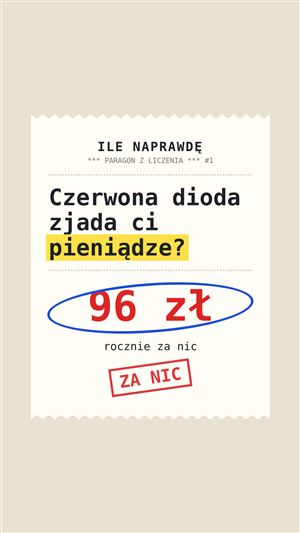
#> input picture img/filmy/1.jpg, 300 x 533 px
$ python -i miniatury.py   (imports and definitions only)
#> lines starting #> are read from the running program, lines starting #| are printed output that depends on the picture; after the words box and inside, x2 and y2 are one past the last pixel; in counts of white or black regions, pixels touching at a corner belong together
#!/usr/bin/env python
"""Ile Naprawdę – miniaturki odcinków na stronie (N178, poprawione w N179).
Z pierwszej klatki odcinka (okładka 1080×1920) wycina sam paragon i kadruje go od góry do linii TUŻ POD podpisem
pod kwotą (pieczątka nie wchodzi do kadru), zaokrągla rogi, dodaje lekki cień. Wszystkie miniatury mają ten sam rozmiar.
Wynik: img/filmy/mini/N.webp + N.png (przezroczyste tło).

Źródło klatki (pierwsze znalezione, preferowana większa rozdzielczość):
  1. ../../filmy/odcNN_*/okladka_*.png lub .../auto/okladka.png  (pełna rozdzielczość, jeśli folder filmów jest dostępny),
  2. img/filmy/N.jpg  (okładka na stronie; nigdy nie jest podmieniana).
Źródło nie jest powiększane ponad swój rozmiar.

Użycie: python miniatury.py            (tylko brakujące / starsze niż źródło / starsze niż ten skrypt)
        python miniatury.py --wszystkie
        python miniatury.py --arkusz plik.png   (dodatkowo zestawienie wszystkich miniatur na ciemnym tle)"""
import os, sys, re, glob
from PIL import Image, ImageDraw, ImageFilter, ImageChops

KOR = os.path.dirname(os.path.abspath(__file__))
SRC = os.path.join(KOR, 'img', 'filmy')
OUT = os.path.join(SRC, 'mini')
FILMY = os.path.normpath(os.path.join(KOR, '..', '..', 'filmy'))
W = 480            # szerokość kadru paragonu w pliku (2x dla ~240 px CSS)
H = 480            # wysokość kadru (jednolita dla wszystkich): kwadrat
CIEN = 14          # margines na cień
PAD = 8            # tnie TUŻ pod podpisem (px w skali 1080); dalej dopełniamy papierem, żeby pieczątka nie weszła
MARG = 34          # kremowy margines dopełniony z boków i od dołu (px w skali 1080)
SKRAJ = 0.012      # odcięcie poszarpanej krawędzi papieru (ułamek szerokości)

def prog(kanal, test):
    return kanal.point(lambda v: 255 if test(v) else 0)

def maska(im, tr, tg, tb):
    r, g, b = im.split()
    return ImageChops.multiply(ImageChops.multiply(prog(r, tr), prog(g, tg)), prog(b, tb))

def profil(m, box, os_):
    """Średnia maski (0–255) wzdłuż osi: 'x' → wartość na kolumnę, 'y' → wartość na wiersz (w obrębie box)."""
    c = m.crop(box)
    if os_ == 'x':
        return list(c.resize((c.width, 1), Image.BOX).getdata())
    return list(c.resize((1, c.height), Image.BOX).getdata())

def papier(im):
    """Kremowy papier: prawie biały (blat jest beżowy ~232,225,209, cień ciemniejszy). Krawędzie z profili kolumn/wierszy."""
    w, h = im.size
    m = maska(im, lambda v: v >= 244, lambda v: v >= 242, lambda v: v >= 228)
    kol = profil(m, (0, 0, w, h), 'x')
    mx = max(kol)
    if mx < 60:
        return None
    kx = [x for x, f in enumerate(kol) if f > 0.5 * mx]
    x0, x1 = min(kx), max(kx) + 1
    wie = profil(m, (x0, 0, x1, h), 'y')
    my = max(wie)
    ky = [y for y, f in enumerate(wie) if f > 0.5 * my]
    y0, y1 = min(ky), max(ky) + 1
    if (x1 - x0) < w * 0.5 or (y1 - y0) < h * 0.3:
        return None
    return x0, y0, x1, y1

def niebieski(im):
    return maska(im, lambda v: v < 100, lambda v: v < 140, lambda v: v > 140)

# [150 lines left out: functions dol_kadru, zakres_elipsy, zrodlo, zrob, arkusz, main, not called in this run]

# [2 lines not run here, left out]

>>> from PIL import Image
>>> picture = Image.open('img/filmy/1.jpg')
#> picture is the input picture: PIL image 300x533 RGB; mean R, G, B 235.3, 228.7, 215.4
>>> result = papier(picture)
#> in maska, `r, g, b = im.split()`:
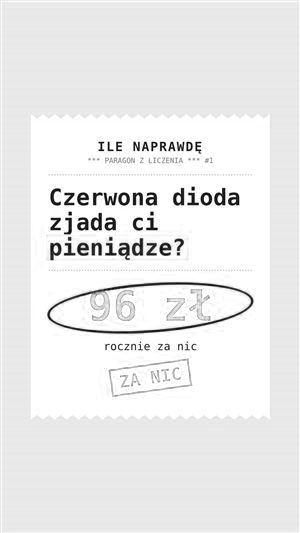
#> r: PIL image 300x533 L; min 0, max 255, mean 235.3
#> in maska, `r, g, b = im.split()`:
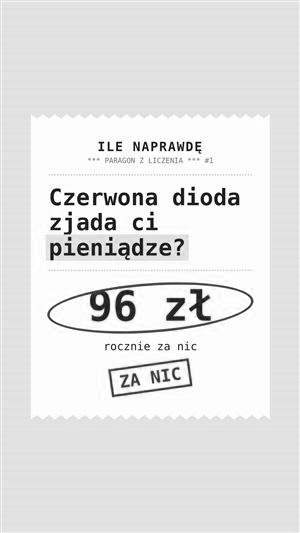
#> g: PIL image 300x533 L; min 0, max 255, mean 228.7
#> in maska, `r, g, b = im.split()`:
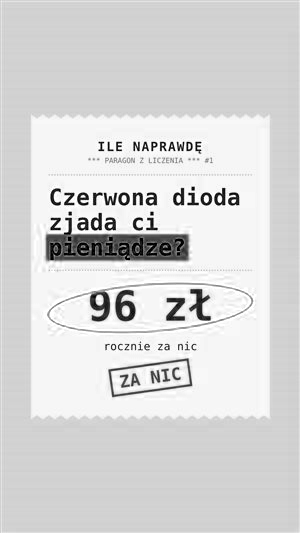
#> b: PIL image 300x533 L; min 0, max 255, mean 215.4
#> in prog, `return kanal.point(lambda v: 255 if test(v) else 0)`:
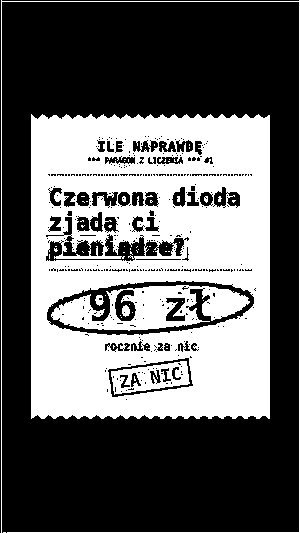
#> returned value: PIL image 300x533 L; 39.1% white; 64 white regions (56 under 20 px), largest, box (x1, y1, x2, y2) and area: (31, 114, 270, 419) 54162, (51, 285, 250, 331) 4970, (1, 0, 300, 533) 1655
#> in prog (call 2), `return kanal.point(lambda v: 255 if test(v) else 0)`: returned value: PIL image 300x533 L; 37.2% white; 130 white regions (114 under 20 px), largest, box (x1, y1, x2, y2) and area: (31, 115, 270, 419) 52320, (50, 285, 250, 331) 4862, (112, 362, 189, 394) 1066
#> in prog (call 3), `return kanal.point(lambda v: 255 if test(v) else 0)`:
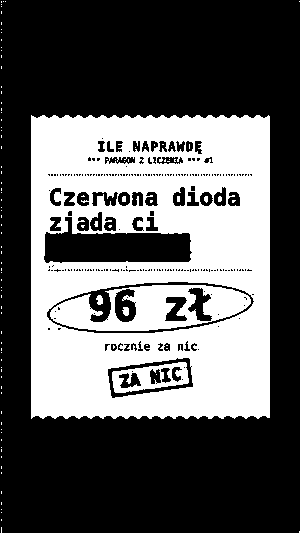
#> returned value: PIL image 300x533 L; 37.4% white; 108 white regions (100 under 20 px), largest, box (x1, y1, x2, y2) and area: (31, 115, 270, 419) 52990, (50, 285, 251, 331) 5242, (112, 362, 189, 393) 1194
#> in maska, `return ImageChops.multiply(ImageChops.multiply(prog(r, tr), prog(g, tg..`:
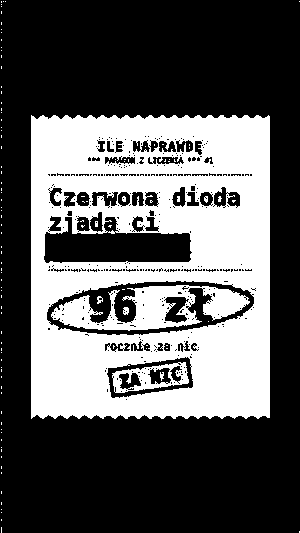
#> returned value: PIL image 300x533 L; 35.9% white; 113 white regions (105 under 20 px), largest, box (x1, y1, x2, y2) and area: (31, 115, 270, 419) 51537, (51, 285, 250, 331) 4459, (112, 362, 189, 393) 1003
#> in papier, `kol = profil(m, (0, 0, w, h), 'x')`: kol = 300 values, max 145 at index 31, min 0 at index 0, mean 91.59
#> in papier, `mx = max(kol)`: mx = 145
#> in papier, `kx = [x for x, f in enumerate(kol) if f > 0.5 * mx]`: kx = 239 values from 31 to 269
#> in papier, `x0, x1 = min(kx), max(kx) + 1`: x0 = 31; x1 = 270
#> call 2 of profil, with box = (31, 0, 270, 533), os_ = 'y'
#> in profil (call 2), `c = m.crop(box)`:
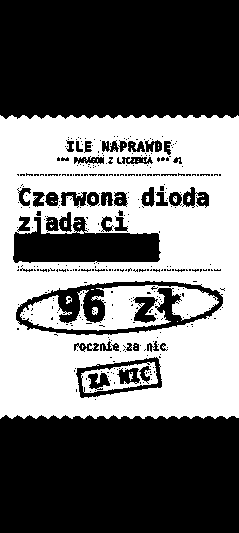
#> c: PIL image 239x533 L; 45% white; 39 white regions (31 under 20 px), largest, box (x1, y1, x2, y2) and area: (0, 115, 239, 419) 51537, (20, 285, 219, 331) 4459, (81, 362, 158, 393) 1003
#> in papier, `wie = profil(m, (x0, 0, x1, h), 'y')`: wie = 533 values, max 255 at index 119, min 0 at index 0, mean 114.6
#> in papier, `my = max(wie)`: my = 255
#> in papier, `ky = [y for y, f in enumerate(wie) if f > 0.5 * my]`: ky = 264 values from 117 to 416
#> in papier, `y0, y1 = min(ky), max(ky) + 1`: y0 = 117; y1 = 417
#> result = (31, 117, 270, 417)

$ run again, on img/filmy/13.jpg
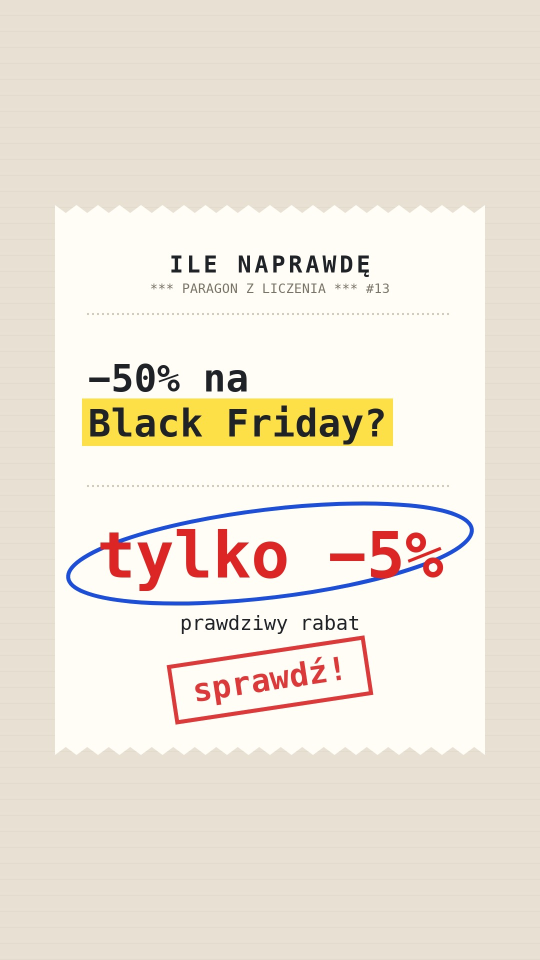
#> input picture img/filmy/13.jpg, 1080 x 1920 px (shown at 1/2 size)
#> picture is the input picture: PIL image 1080x1920 RGB; mean R, G, B 237, 228.8, 216.3
#> in prog (call 2), `return kanal.point(lambda v: 255 if test(v) else 0)`:
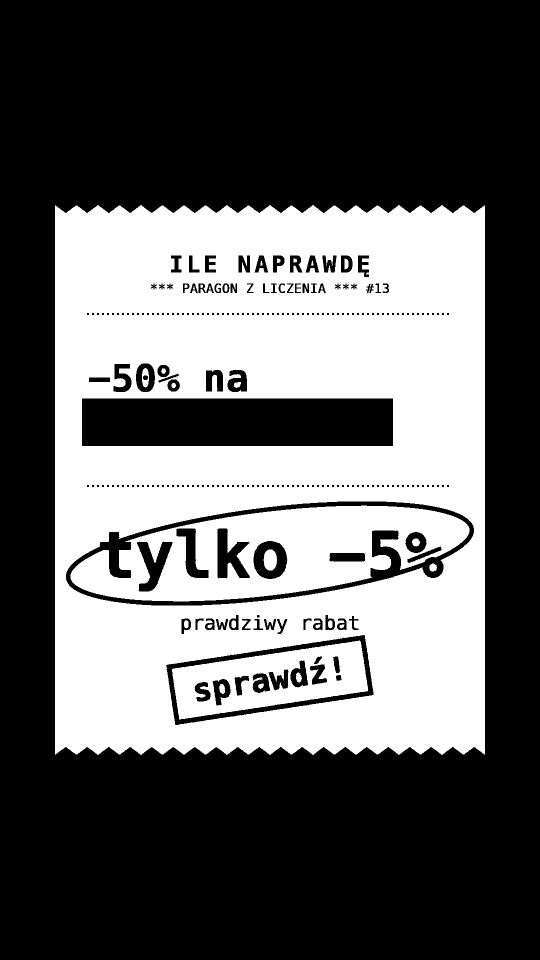
#> returned value: PIL image 1080x1920 L (shown at 1/2 size); 38.5% white; 31 white regions (4 under 20 px), largest, box (x1, y1, x2, y2) and area: (110, 410, 970, 1510) 680340, (141, 1011, 939, 1203) 82944, (344, 1281, 736, 1439) 32126
#> kol = 1080 values, max 146 at index 110, min 0 at index 0, mean 97.92
#> mx = 146
#> kx = 860 values from 110 to 969
#> x0 = 110; x1 = 970
#> in profil (call 2), `c = m.crop(box)`:
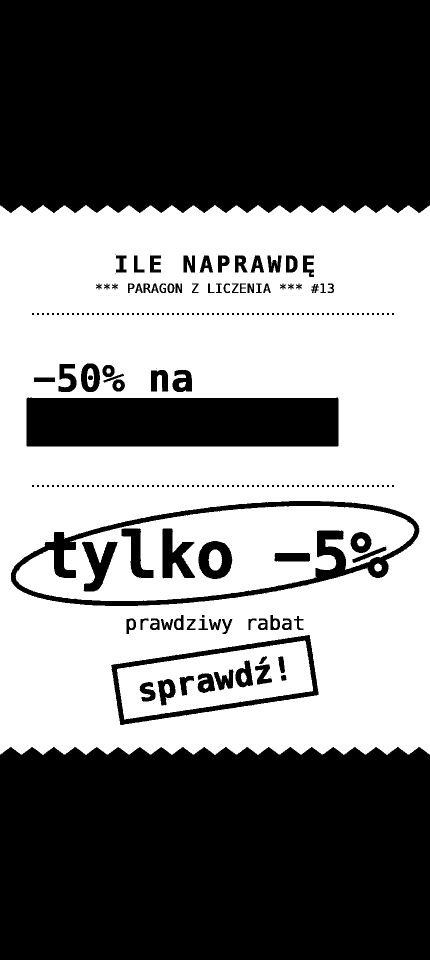
#> c: PIL image 860x1920 L (shown at 1/2 size); 48.2% white; 31 white regions (4 under 20 px), largest, box (x1, y1, x2, y2) and area: (0, 410, 860, 1510) 678184, (31, 1012, 829, 1202) 82340, (234, 1281, 626, 1439) 32111
#> wie = 1920 values, max 255 at index 426, min 0 at index 0, mean 122.9
#> my = 255
#> ky = 987 values from 418 to 1501
#> y0 = 418; y1 = 1502
#> result = (110, 418, 970, 1502)

$ run again, on img/filmy/14.jpg
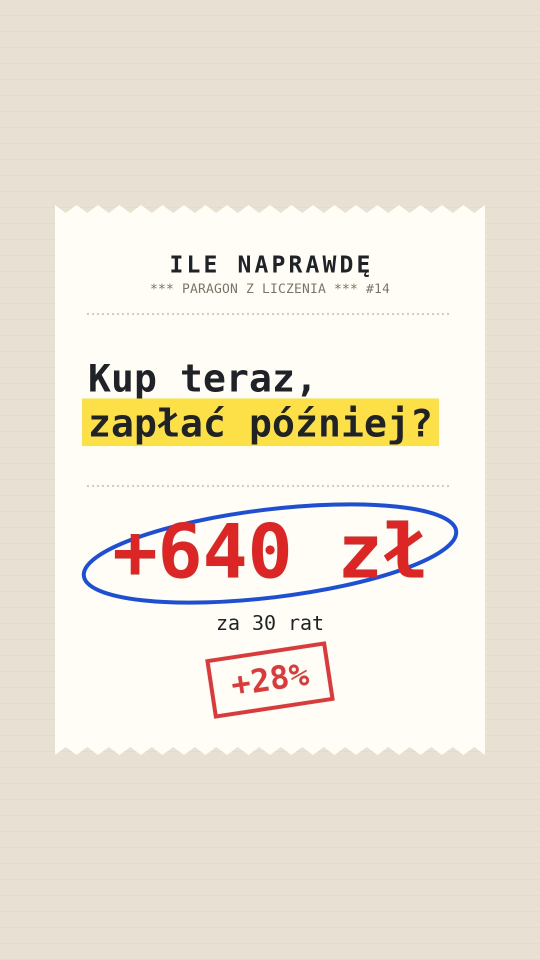
#> input picture img/filmy/14.jpg, 1080 x 1920 px (shown at 1/2 size)
#> picture is the input picture: PIL image 1080x1920 RGB; mean R, G, B 236.8, 228.5, 215.5
#> in prog (call 2), `return kanal.point(lambda v: 255 if test(v) else 0)`:
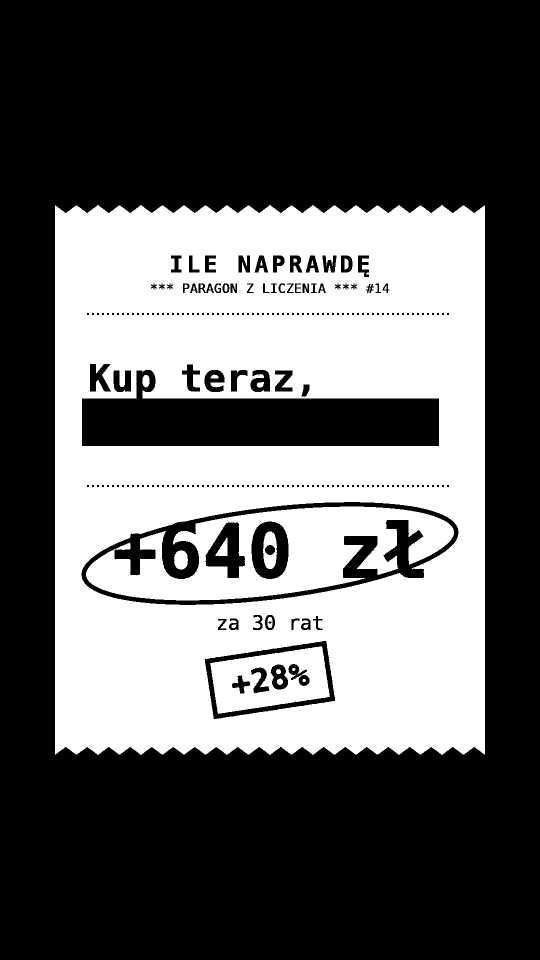
#> returned value: PIL image 1080x1920 L (shown at 1/2 size); 38.2% white; 29 white regions (4 under 20 px), largest, box (x1, y1, x2, y2) and area: (110, 410, 970, 1510) 699822, (172, 1013, 908, 1201) 68903, (420, 1292, 660, 1428) 19566
#> kol = 1080 values, max 146 at index 110, min 0 at index 0, mean 97.15
#> mx = 146
#> kx = 860 values from 110 to 969
#> x0 = 110; x1 = 970
#> in profil (call 2), `c = m.crop(box)`:
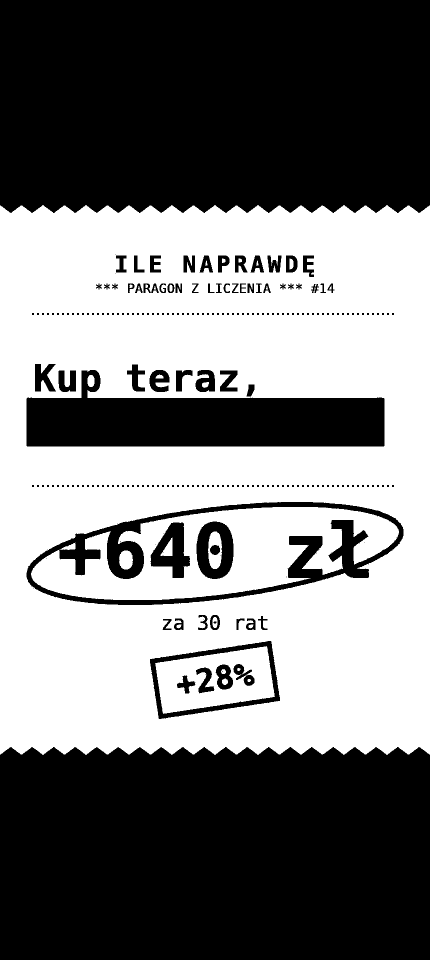
#> c: PIL image 860x1920 L (shown at 1/2 size); 47.8% white; 29 white regions (4 under 20 px), largest, box (x1, y1, x2, y2) and area: (0, 410, 860, 1510) 697543, (62, 1014, 798, 1200) 68298, (310, 1292, 550, 1428) 19564
#> wie = 1920 values, max 255 at index 426, min 0 at index 0, mean 122
#> my = 255
#> ky = 987 values from 418 to 1501
#> y0 = 418; y1 = 1502
#> result = (110, 418, 970, 1502)
